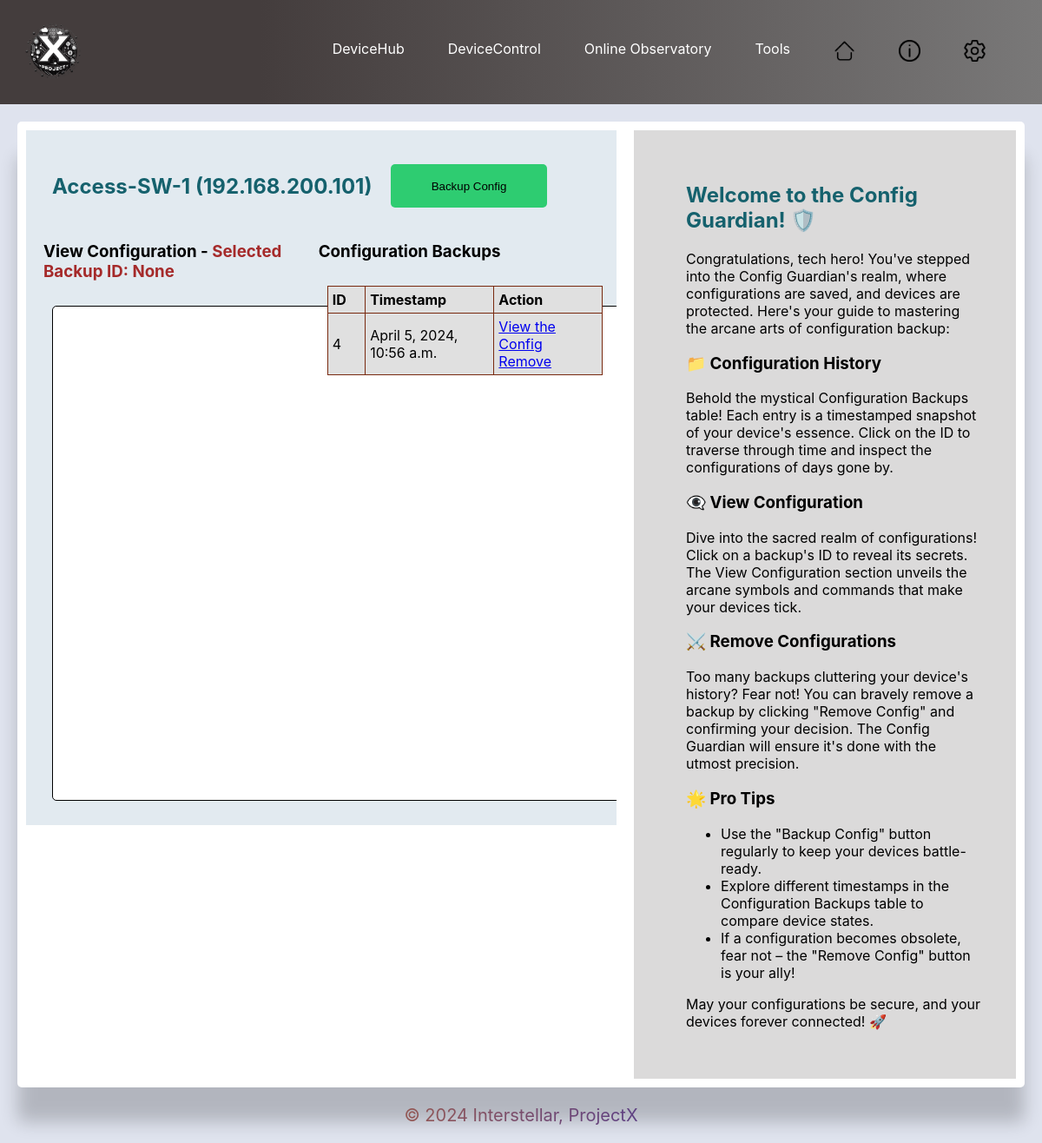
Page /devicecontrol/config-guardian/192.168.200.101/ on the earlier database version.
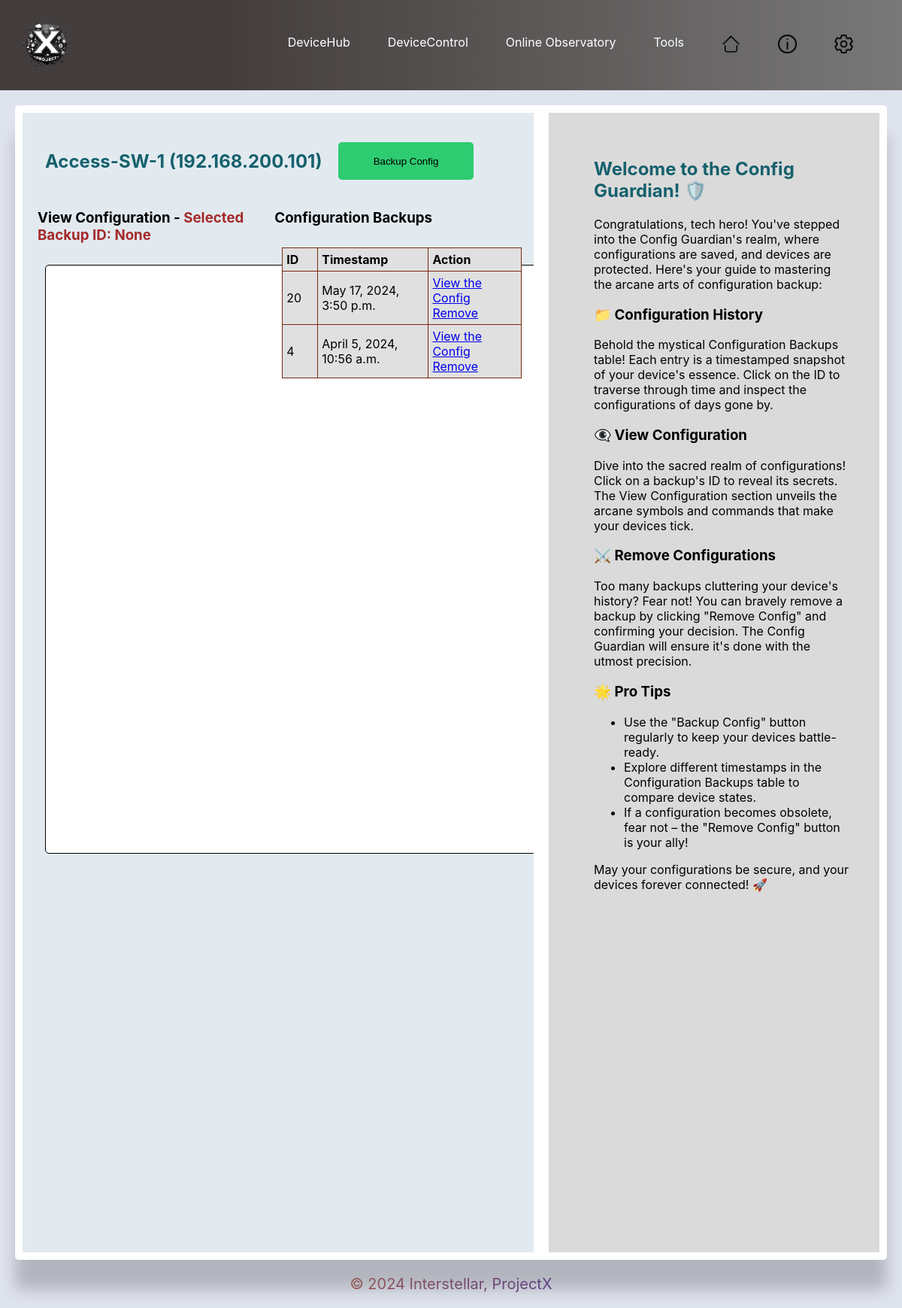
Same page on the later database version.
### configGuardian/models.py (models this page shows, shortened)
class ConfigBackup(models.Model):
    device_ip = models.GenericIPAddressField()
    config_data = models.TextField()
    timestamp = models.DateTimeField(auto_now_add=True)

### configGuardian/views.py (the view, shortened to what this page needs)
# urls.py: path('', views.config_guardian, name='config_guardian'),
def config_guardian(request, device_ip):
    device = get_object_or_404(Device, ip_address=device_ip)
    backups = ConfigBackup.objects.filter(device_ip=device.ip_address).order_by('-timestamp')
    selected_backup_id = request.GET.get('backup_id', None)
    backup_id = request.GET.get('backup_id')
    selected_backup = None
    if backup_id:
        selected_backup = get_object_or_404(ConfigBackup, id=backup_id)
    return render(request, 'configGuardian.html', {'device': device, 'backups': backups, 'selected_backup': selected_backup, 'selected_backup_id': selected_backup_id})

### templates/configGuardian.html (shortened to what this page needs)
{% extends 'base.html' %}
    {% load static %}
{% block content %}
<div class="config-guardian-container">
    <div class="config-guardian-header">
        <h2>{{ device.device_name }} ({{ device.ip_address }})</h2>
        <form method="post">
            <button type="submit" class="backup-button">Backup Config</button>
        </form>
    </div>
    <div class="config-guardian-table">
        <div class="config-view">
            <h3>View Configuration - <span style="color: brown;">Selected Backup ID: {{selected_backup_id}}</span></h3>
            <textarea readonly>{{ selected_backup.config_data }}</textarea>
        </div>
        <div class="config-history">
            <h3>Configuration Backups</h3>
            <table>
                <thead>
                    <tr>
                        <th>ID</th>
                        <th>Timestamp</th>
                        <th>Action</th>
                    </tr>
                </thead>
                <tbody>
                    {% for backup in backups %}
                    <tr>
                        <td>{{backup.id}}</td>
                        <td>{{ backup.timestamp }}</td>
                        <td><a href="{% url 'config_guardian' device_ip=device.ip_address %}?backup_id={{ backup.id }}">View
                                the Config</a>
                            <a href="{% url 'remove_backup' device_ip=device.ip_address backup_id=backup.id %}"
                                class="remove-link"
                                onclick="return confirm('Are you sure you want to remove this backup?')">Remove</a>
                    </tr>
                    {% endfor %}
                </tbody>
            </table>
        </div>
    </div>
</div>
{% endblock %}
{% block help %}
<div class="help-section">
    <h2>Welcome to the Config Guardian! 🛡️</h2>
    <p>Congratulations, tech hero! You've stepped into the Config Guardian's realm, where configurations are saved, and
        devices are protected. Here's your guide to mastering the arcane arts of configuration backup:</p>
    <h3>📁 Configuration History</h3>
    <p>Behold the mystical Configuration Backups table! Each entry is a timestamped snapshot of your device's essence.
        Click on the ID to traverse through time and inspect the configurations of days gone by.</p>
    <h3>👁️‍🗨️ View Configuration</h3>
    <p>Dive into the sacred realm of configurations! Click on a backup's ID to reveal its secrets. The View
        Configuration section unveils the arcane symbols and commands that make your devices tick.</p>
    <h3>⚔️ Remove Configurations</h3>
    <p>Too many backups cluttering your device's history? Fear not! You can bravely remove a backup by clicking "Remove
        Config" and confirming your decision. The Config Guardian will ensure it's done with the utmost precision.</p>
    <h3>🌟 Pro Tips</h3>
    <ul>
        <li>Use the "Backup Config" button regularly to keep your devices battle-ready.</li>
        <li>Explore different timestamps in the Configuration Backups table to compare device states.</li>
        <li>If a configuration becomes obsolete, fear not – the "Remove Config" button is your ally!</li>
    </ul>
    <p>May your configurations be secure, and your devices forever connected! 🚀</p>
</div>
{% endblock %}

Differences in the rows shown:
added ConfigBackup: id "20", timestamp "May 17, 2024, 3:50 p.m."
